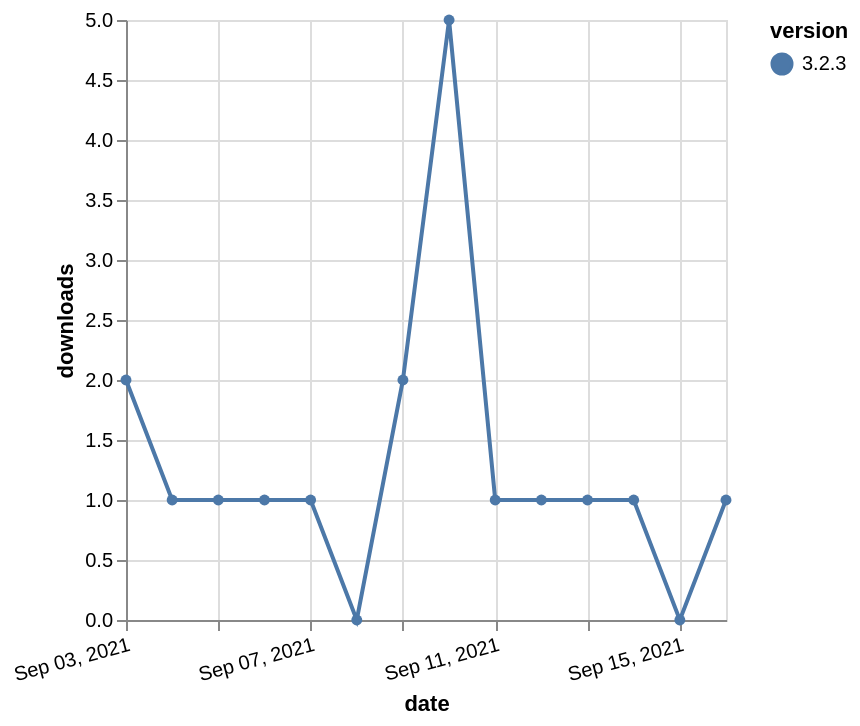

Write a Vega-Lite specification for this figure.
### Vega-Lite specification from a JSON file in a GitHub repository (floating-point values rounded to 4 significant figures)
{"$schema": "https://vega.github.io/schema/vega-lite/v5.json", "description": "A simple bar chart with embedded data.", "data": {"values": [{"date": "2021-09-03", "total": 510, "delta": 2, "version": "3.2.3"}, {"date": "2021-09-04", "total": 511, "delta": 1, "version": "3.2.3"}, {"date": "2021-09-05", "total": 512, "delta": 1, "version": "3.2.3"}, {"date": "2021-09-06", "total": 513, "delta": 1, "version": "3.2.3"}, {"date": "2021-09-07", "total": 514, "delta": 1, "version": "3.2.3"}, {"date": "2021-09-08", "total": 514, "delta": 0, "version": "3.2.3"}, {"date": "2021-09-09", "total": 516, "delta": 2, "version": "3.2.3"}, {"date": "2021-09-10", "total": 521, "delta": 5, "version": "3.2.3"}, {"date": "2021-09-11", "total": 522, "delta": 1, "version": "3.2.3"}, {"date": "2021-09-12", "total": 523, "delta": 1, "version": "3.2.3"}, {"date": "2021-09-13", "total": 524, "delta": 1, "version": "3.2.3"}, {"date": "2021-09-14", "total": 525, "delta": 1, "version": "3.2.3"}, {"date": "2021-09-15", "total": 525, "delta": 0, "version": "3.2.3"}, {"date": "2021-09-16", "total": 526, "delta": 1, "version": "3.2.3"}]}, "width": "container", "mark": {"type": "line", "point": {"filled": true}}, "encoding": {"x": {"field": "date", "type": "temporal", "timeUnit": "yearmonthdate", "title": "date", "axis": {"labelAngle": -15}}, "y": {"field": "delta", "type": "quantitative", "title": "downloads"}, "color": {"field": "version", "type": "nominal"}, "tooltip": {"field": "delta"}}}
